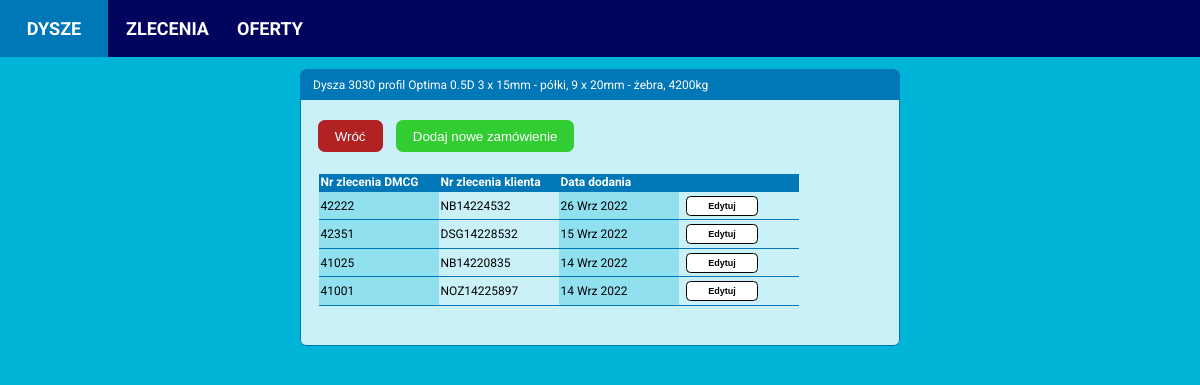
Screenshot of /nozzle/1/orders with the database file from the repository.
### calculator/models.py (models this page shows, shortened)
class Nozzle(models.Model):
    PROFILES = (('Optima', 'Optima'),
                ('19A', '19A'),
                )
    INNER_RING_TYPES = (('Complete st. st. inside', 'Wnętrze nierdzewne'),
                        ('St. st. ring inside', 'Pierścień kawitacyjny nierdzewny'),
                        ('Complete steel', 'Wnętrze ze stali zwykłej'),
                        ('St. st. ring and outlet', 'Pierścień kawitacyjny i wylot ze stali nierdzewnej'))
    date_created = models.DateTimeField(auto_now_add=True)
    diameter = models.PositiveIntegerField(null=False, blank=False)
    profile = models.CharField(max_length=32, choices=PROFILES, null=False, blank=False)
    drawing_number = models.CharField(max_length=32, blank=True)
    profile_height = models.PositiveIntegerField(null=False, blank=False)
    inner_ring_type = models.CharField(max_length=32, choices=INNER_RING_TYPES, null=False, blank=False)
    inner_ring_thickness_propeller_zone = models.PositiveIntegerField(null=False, blank=False)
    inner_ring_thickness_inlet_zone = models.PositiveIntegerField(null=False, blank=False)
    inner_ring_thickness_outlet_zone = models.PositiveIntegerField(null=False, blank=False)
    ribs_quantity = models.PositiveIntegerField(null=False, blank=False)
    ribs_thickness = models.PositiveIntegerField(null=False, blank=False)
    segments_quantity = models.PositiveIntegerField(null=False, blank=False)
    segments_thickness = models.PositiveIntegerField(null=False, blank=False)
    has_headbox = models.BooleanField(null=False, blank=False)
    has_outlet_ring = models.BooleanField(null=False, blank=False)
    theoretical_weight = models.PositiveIntegerField(blank=True, default=0)
    real_weight = models.PositiveIntegerField(blank=True, default=0)

class Order(models.Model):
    nozzle = models.ForeignKey(Nozzle, on_delete=models.CASCADE)
    date_created = models.DateTimeField(auto_now_add=True)
    order_dmcg_number = models.CharField(max_length=32, blank=False, null=False)
    order_client_number = models.CharField(max_length=32, blank=False, null=False)

### calculator/views.py (the view)
# urls.py: path('nozzle/<int:nozzle_id>/orders', nozzle_orders_view, name='nozzle_orders'),
def nozzle_orders_view(request, nozzle_id):
    nozzle = Nozzle.objects.get(id=nozzle_id)
    orders = nozzle.order_set.order_by('-date_created')
    ratio = round((nozzle.profile_height / nozzle.diameter), 1)
    context = {'nozzle': nozzle,
               'orders': orders,
               'ratio': ratio,
               }
    template = 'calculator/nozzle-orders.html'
    return render(request, template, context)

### calculator/templates/calculator/nozzle-orders.html
{% extends 'calculator/base.html' %}
{% block content %}
<div class="content-main">
  <div class="item-box">
    <div class="item-header-box">
      <p>Dysza {{ nozzle.diameter }}
       profil {{ nozzle.profile }}
      {{ ratio }}D {{ type_name }}
      {{ nozzle.segments_quantity}} x {{ nozzle.segments_thickness}}mm - półki,
      {{ nozzle.ribs_quantity}} x {{ nozzle.ribs_thickness}}mm - żebra,
      {{ nozzle.theoretical_weight }}kg</p>
    </div>
    <div class="item-details">
      <div class="button-box">
        <a href="{% url 'calculator:nozzle_details' nozzle.id %}"><button class="cancel-btn">Wróć</button></a>
        <a href="{% url 'calculator:add_nozzle_order' nozzle.id %}"><button class="add-btn">Dodaj nowe zamówienie</button></a>
      </div>
      <div class="item-details-table">
        <table>
          <thead>
            <tr>
              <th>Nr zlecenia DMCG</th>
              <th>Nr zlecenia klienta</th>
              <th>Data dodania</th>
              <th></th>
            </tr>
          </thead>
          {% for order in orders %}
          <tr>
            <td>{{ order.order_dmcg_number }}</td>
            <td>{{ order.order_client_number }}</td>
            {% load i18n %}
            {% language 'pl' %}
            <td>{{ order.date_created|date:"d M Y" }}</td>
            {% endlanguage %}
            <td><a href="{% url 'calculator:edit_nozzle_order' nozzle_id=nozzle.id order_id=order.id %}"><button class="show-btn">Edytuj</button><a/></td>
          </tr>
          {% endfor %}
        </table>
      </div>
    </div>
  </div>
</div>
{% endblock content %}

### static/styles.css (style rules this page uses)
body { font-family: Roboto, Arial; font-size: 12px; margin: 0 auto; padding: 0; background-color: #00b4d8; }
table { width: 480px; }
table, th, td { border-collapse: collapse; text-align: left; border-bottom: 1px solid #0077b6; margin-left: 0.5em; margin-bottom: 2em; }
td:nth-child(2n+1) { background-color: #90e0ef; }
thead { background-color: #0077b6; color: white; font-weight: 300; }
thead th { width: 100px; }
th, td { padding: 0.125em; }
.content-main { display: flex; flex-direction: row; background-color: #00b4d8; justify-content: space-between; align-items: flex-start; margin: 0 auto; padding: 0 auto; }
.item-box { min-width: 350px; width: 600px; display: flex; flex-direction: column; background-color: #CAF0F8; border-radius: 0.5em; margin: 1em auto; padding: 0px; }
.item-header-box { display: flex; margin: 0; padding-left: 1em; background-color: #0077b6; height: 2.5em; color: white; border-top-left-radius: 0.5em; border-top-right-radius: 0.5em; border-left: 1px solid #0077b6; border-right: 1px solid #0077b6; border-top: 1px solid #0077b6; align-items: center; }
.item-details { padding: 1em 1em; border-left: 1px solid #0077b6; border-right: 1px solid #0077b6; border-bottom: 1px solid #0077b6; border-bottom-left-radius: 0.5em; border-bottom-right-radius: 0.5em; }
.item-details-table { padding: 0.25em 0; margin-top: 1em; }
.button-box { display: flex; justify-content: flex-start; align-items: center; margin: 0.125em 0.25em; }
.show-btn { font-size: 0.75em; font-weight: bold; text-align: center; margin: 0.25em 0.625em; background-color: white; border: 1px solid black; border-radius: 0.5em; height: 1.25rem; width: 8em; cursor: pointer; transition: background-color 0.2s; transition: color 0.2s; }
.add-btn, .confirm-btn, .cancel-btn { background-color: limegreen; color: white; border: 1px solid limegreen; border-radius: 0.5em; height: 2rem; padding: 0.5rem 1rem; margin: 0.5em 0.5em; cursor: pointer; }
.cancel-btn { background-color: firebrick; border: 1px solid firebrick; margin-left: 0.125em; }

### rows the page displays
Nozzle: diameter "3030", profile "Optima", segments_quantity "3", segments_thickness "15", ribs_quantity "9", ribs_thickness "20", theoretical_weight "4200"
Order: order_dmcg_number "42222", order_client_number "NB14224532", date_created "26 Wrz 2022"
Order: order_dmcg_number "42351", order_client_number "DSG14228532", date_created "15 Wrz 2022"
Order: order_dmcg_number "41025", order_client_number "NB14220835", date_created "14 Wrz 2022"
Order: order_dmcg_number "41001", order_client_number "NOZ14225897", date_created "14 Wrz 2022"

### other values shown
{{ ratio }} "0.5"
